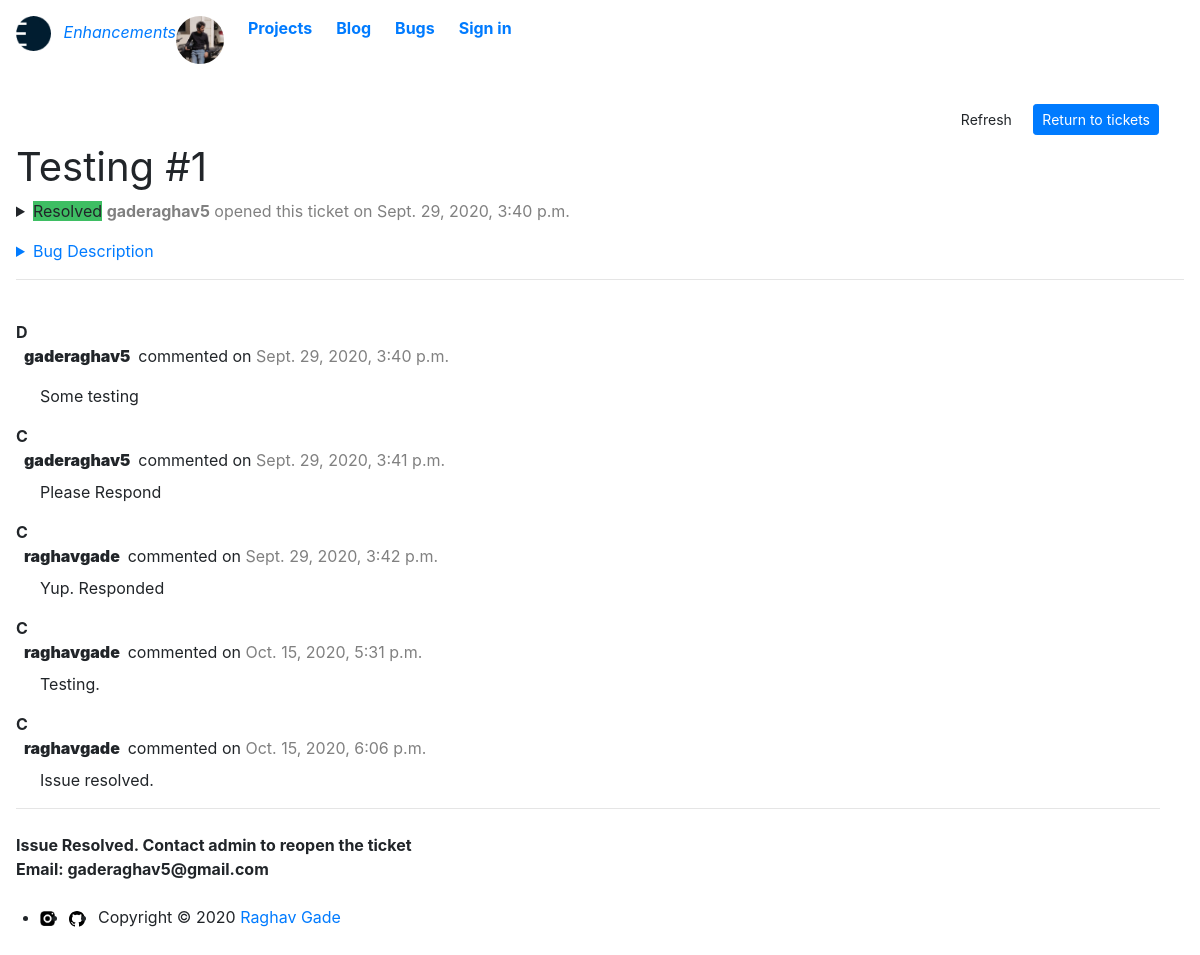
Before: /ticket/1 with the older database file.
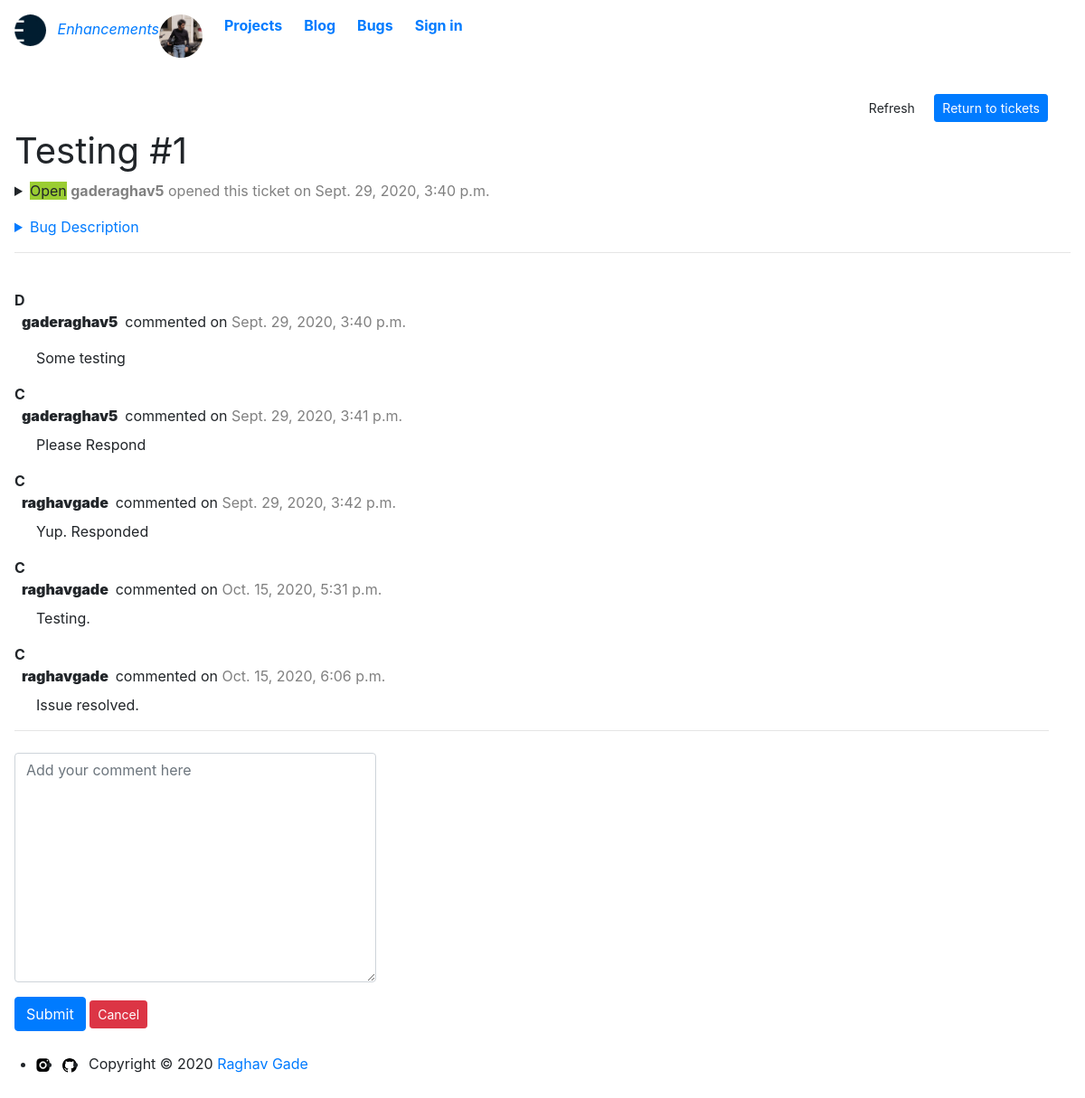
After: the same page with the newer database file.
### base/models.py (models this page shows, shortened)
class Bug(models.Model):
    CHOICE=(
        ('Low','Low'),
        ('Minor','Minor'),
        ('Major','Major'),
        ('Critical', 'Critical'),
        ('Not a bug','Not a bug')
    )
    STATUS=(
        ('Open','Open'),
        ('Closed','Closed'),
        ('Resolved','Resolved')
    )
    project = models.ForeignKey(Project,blank=False,null=True,on_delete=models.CASCADE)
    tracking_id = HashidAutoField(min_length=8,primary_key=True,alphabet="0123456789abcdefghijklmnopqrstuvwxyz",salt="Sakura says but she doesn't mean it bolte")
    ticket_status = models.CharField(max_length=10,choices=STATUS,default="Open")
    user_email = models.EmailField(blank=False)
    date_created = models.DateTimeField(auto_now_add=True)
    updated_at = models.DateTimeField(auto_now=True)
    subject = models.CharField(max_length=200,blank=False)
    bug_severity = models.CharField(max_length=10,choices=CHOICE,default=None,blank=False)
    bug_description = MDTextField()
    user_device_information = models.TextField(max_length=1000,blank=True)

### base/views.py (the view, shortened to what this page needs)
# urls.py: path('ticket/<str:tracking_id>', views.specificticket, name="ticket"),
def specificticket(request,tracking_id):
    ticket = Bug.objects.get(tracking_id=tracking_id)
    comments = BugComments.objects.all()
    username = ticket.user_email.split('@')
    username = username[0]
    form = BugcommentsForm()
    form2 = BugStatusForm()
    if request.method == 'POST':
        form2 = BugStatusForm(request.POST, request.FILES, instance=ticket)
        if form2.is_valid():
            form2.save()
            return HttpResponseRedirect(request.path_info)
    context = {
        'ticket' : ticket,
        'comments':comments,
        'form' : form,
        'username' : username,
        'form2' : form2,
    }
    return render(request,'base/specificticket.html',context)

### base/forms.py
class BugcommentsForm(ModelForm):
    class Meta:
        model = BugComments
        fields = ['comment']
        labels = {
            'comment': _('')
        }
        widgets = {
            'comment' : Textarea(
                attrs={'placeholder': 'Add your comment here'}
            )
        }

class BugStatusForm(ModelForm):
    class Meta:
        model = Bug
        fields = ['ticket_status','bug_severity','subject']

### base/templates/base/specificticket.html (shortened to what the changed rows need)
{% extends 'base/main.html'%}
{% load static %}
{% load humanize %}
{% load crispy_forms_tags%}
{% block content %}
<link href="https://unpkg.com/@github/details-dialog-element/dist/index.css" rel="stylesheet" />
<div class="container-lg px-3 p-2">
        <div>
            <div class="col-12 clearfix mt-2">
                <div class="d-flex float-right" style="margin-right: 10px;">
                </div>
            </div>
            <h1 class="" style="font-weight: normal;">{{ ticket.subject }} #{{ticket.tracking_id}}</h1>
            <details class="details-reset details-overlay details-overlay-dark">
              <summary  style="outline:none; border:0;">
                {% if ticket.ticket_status == "Open"%}
                <span class="State" style="width:100px; background-color: yellowgreen;">{{ticket.ticket_status}}</span>
                {% elif ticket.ticket_status == "Closed"%}
                <span class="State" style="width:100px; background-color: rgb(231, 28, 28);">{{ticket.ticket_status}}</span>
                {% elif ticket.ticket_status == "Resolved"%}
                <span class="State" style="width:100px; background-color: #3ebe63;">{{ticket.ticket_status}}</span>
                {% endif %}
                <text style="color: gray; display: inline-block;"> <strong>{{username}}</strong> opened this ticket on {{ticket.date_created}}</text>
              </summary>
            </details>
            <details class="details-reset mt-3">
              <summary class="btn-link" style="outline: none;">Bug Description <span class="dropdown-caret"></summary>
                <br>
                <br>
            </details>
            <hr>
            <div class="pl-8 pr-4 pb-8 pt-4">
                <div class="TimelineItem" >
                <div class="TimelineItem-badge" >
                  </div>
                <div class="timeline-comment-group TimelineItem-body my-0">
                  <div class="ml-n3 timeline-comment comment timeline-comment--caret">
                    <div class="timeline-comment-header clearfix">
                      <div class="pl-4">
                       <span class="text-gray-dark mr-1 css-truncate">
                            <strong class="css-truncate">
                            </strong>
                        </span>
                        commented on <text style="color: gray;">{{ticket.date_created}} </text>
                      </div>
                    </div>
                  </div>
                </div>
              </div>
                {% for comment in comments %}
                {% if comment.tracking.tracking_id == ticket.tracking_id %}
              <div class="TimelineItem" >
                <div class="TimelineItem-badge" >
                  </div>
                <div class="timeline-comment-group TimelineItem-body my-0">
                </div>
              </div>
              {% endif %}
              {% endfor %}
              {% if comments %}
              <hr class="m-0">
              {% endif %}
              <br>
              {% if ticket.ticket_status == "Resolved" %}
              <b>Issue Resolved. Contact admin to reopen the ticket <br>Email: gaderaghav5@gmail.com</b>
              {% else %}
              <div style="width: 400px; ">
              <form action="" autocomplete="off" method="POST">
                {{ form|crispy }}
                <button type="submit" class="btn btn-primary">Submit</button>
                <a class="btn btn-sm btn-danger "  href="{% url 'ticket' ticket.tracking_id%}">Cancel</a>
            </form>
              </div>
              {% endif %}
            </div>
        </div>
</div>
{% endblock %}

Changed rows visible on the page:
changed Bug "Testing": ticket_status "Resolved" → "Open"
Other visible differences:
text no longer shown: "Issue Resolved. Contact admin to reopen the ticket Email: gaderaghav5@gmail.com"
text now shown: "Submit Cancel"
